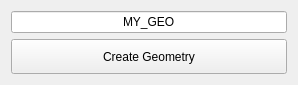
<?xml version="1.0" encoding="UTF-8"?>
<ui version="4.0">
 <class>GeoCreator</class>
 <widget class="QWidget" name="GeoCreator">
  <property name="geometry">
   <rect>
    <x>0</x>
    <y>0</y>
    <width>298</width>
    <height>79</height>
   </rect>
  </property>
  <property name="windowTitle">
   <string>Create Geometry</string>
  </property>
  <layout class="QVBoxLayout" name="verticalLayout">
   <item>
    <widget class="QLineEdit" name="name">
     <property name="text">
      <string>MY_GEO</string>
     </property>
     <property name="alignment">
      <set>Qt::AlignCenter</set>
     </property>
    </widget>
   </item>
   <item>
    <widget class="QPushButton" name="create">
     <property name="minimumSize">
      <size>
       <width>0</width>
       <height>35</height>
      </size>
     </property>
     <property name="text">
      <string>Create Geometry</string>
     </property>
    </widget>
   </item>
  </layout>
 </widget>
 <resources/>
 <connections/>
</ui>
